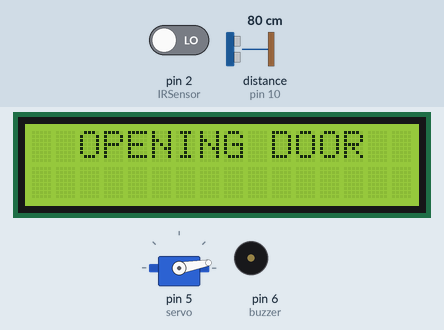
Bench run of a sketch on a simulated Arduino Uno, built with avr-gcc and run on an emulated ATmega328P. Shown: servo, 16×2 character LCD, buzzer (waves = sounding, pin HIGH). Wiring (inferred from the names in the program): ultrasonic range finder: trigger pin 9; echo pin 10. The test bench sets the inputs (shaded band); at power-on: distance to the obstacle (sensor on pin 10) 80 cm, pin 2 (IRSensor) LOW. The echo pulse lasts 58.3 µs per cm; pins used as bus, display or sensor lines are not drawn; what the sketch prints to the serial monitor is not drawn.

Above: at 4.7 s.
4.8 s: distance to the obstacle (sensor on pin 10) set to 7 cm
18.8 s: distance to the obstacle (sensor on pin 10) set to 4 cm
At 32.1 s:
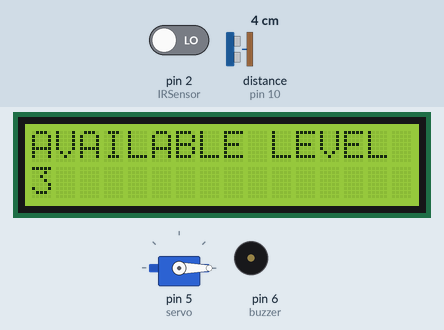
32.2 s: distance to the obstacle (sensor on pin 10) set to 2 cm
At 34.6 s:
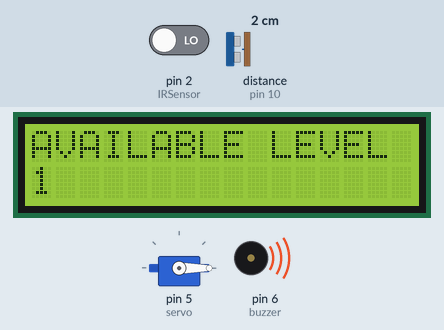
41.9 s: distance to the obstacle (sensor on pin 10) set to 9 cm
At 51.3 s:
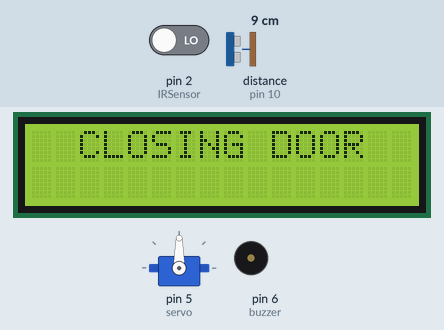
51.6 s: pin 2 (IRSensor) driven HIGH
At 52.3 s:
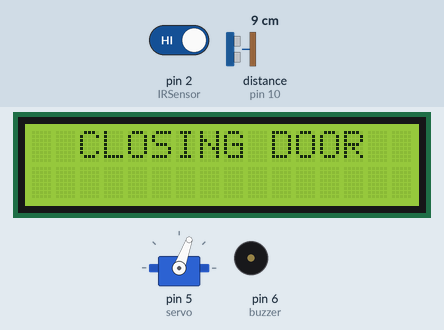
Timing chart, 0 to 56.9 s (numbered marks = the images above; inputs shaded):
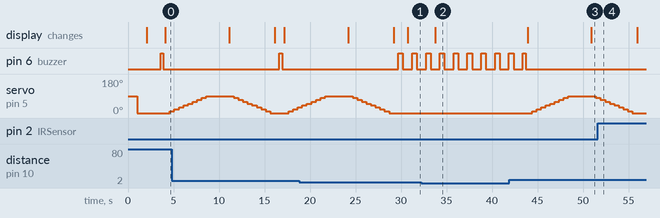

Measured:
- the behaviour switches between 6 and 5 cm on distance to the obstacle (sensor on pin 10) (found by bisection; images 0 and 1)
- after the input at 18.8 s, servo on pin 5 (servo): goes on until 28.7 s, then stays 0°
- after the input at 32.2 s, the display: changes after 1.6 s (image 2)
- after the input at 41.9 s, servo on pin 5 (servo): rises from 0° to 90° in 4.0 s, then falls to 80° in 3.0 s; the display: first changes after 2.0 s (image 3 shows a later state)
- after the input at 51.6 s, pin 6 (buzzer): stays LOW (without the input it goes to HIGH after 4.8 s); servo on pin 5 (servo): goes on until 55.4 s, then stays 0°

The sketch:

final_swd.ino
```cpp
#include<Servo.h>
Servo servo;

#include<LiquidCrystal_I2C.h>
LiquidCrystal_I2C lcd(0x27,16,2);

#define trig 9
#define echo 10
long distance,duration;

const int IRSensor = 2;
int ir_sense;

const int buzzer = 6;

void setup()
{
  Serial.begin(115200);

  pinMode(trig, OUTPUT);
  pinMode(echo, INPUT);

  pinMode(IRSensor, INPUT);

  pinMode(buzzer, OUTPUT);
  digitalWrite(buzzer,LOW);

  servo.attach(5);delay(1000);
  servo.write(0);delay(1000);

  lcd.init();
  lcd.backlight();

  lcd.clear();
  lcd.print("Smart Bin Ready");
  delay(1500);
}

void loop()
{
  dist_loop();

  ir_sense=digitalRead(IRSensor);
  ir_sense=1-ir_sense;
  Serial.print("IR : ");Serial.println(ir_sense);

  if(ir_sense==1 && distance >=5)
  {
    beep1();
    lcd.clear();
    lcd.print("  OPENING DOOR  ");

    for(int i=0;i<=90;i=i+10)
    {
      servo.write(i);
      delay(500);
    }
    delay(2000);
    lcd.clear();
    lcd.print("  CLOSING DOOR  ");
    for(int i=90;i>=0;i=i-10)
    {
      servo.write(i);
      delay(500);
    }
    lcd.clear();
  }
  lcd.clear();
  lcd.print("AVAILABLE LEVEL");
  lcd.setCursor(0,1);
  lcd.print(distance);
  delay(500);
}
void dist_loop()
{
  digitalWrite(trig, LOW);
  delayMicroseconds(2);
  digitalWrite(trig, HIGH);
  delayMicroseconds(10);
  digitalWrite(trig, LOW);
  duration = pulseIn(echo, HIGH);
  distance = duration * 0.034 / 2; // Convert to cm

  Serial.print("DIST : ");Serial.println(distance);

  if(distance <= 5)
  {
    beep();
  }
  else
  {
    digitalWrite(buzzer,LOW);
  }
}
void beep()
{
 digitalWrite(buzzer,HIGH);delay(500);digitalWrite(buzzer,LOW);delay(500);
}
void beep1()
{
 digitalWrite(buzzer,HIGH);delay(300);digitalWrite(buzzer,LOW);delay(200);
}
```
